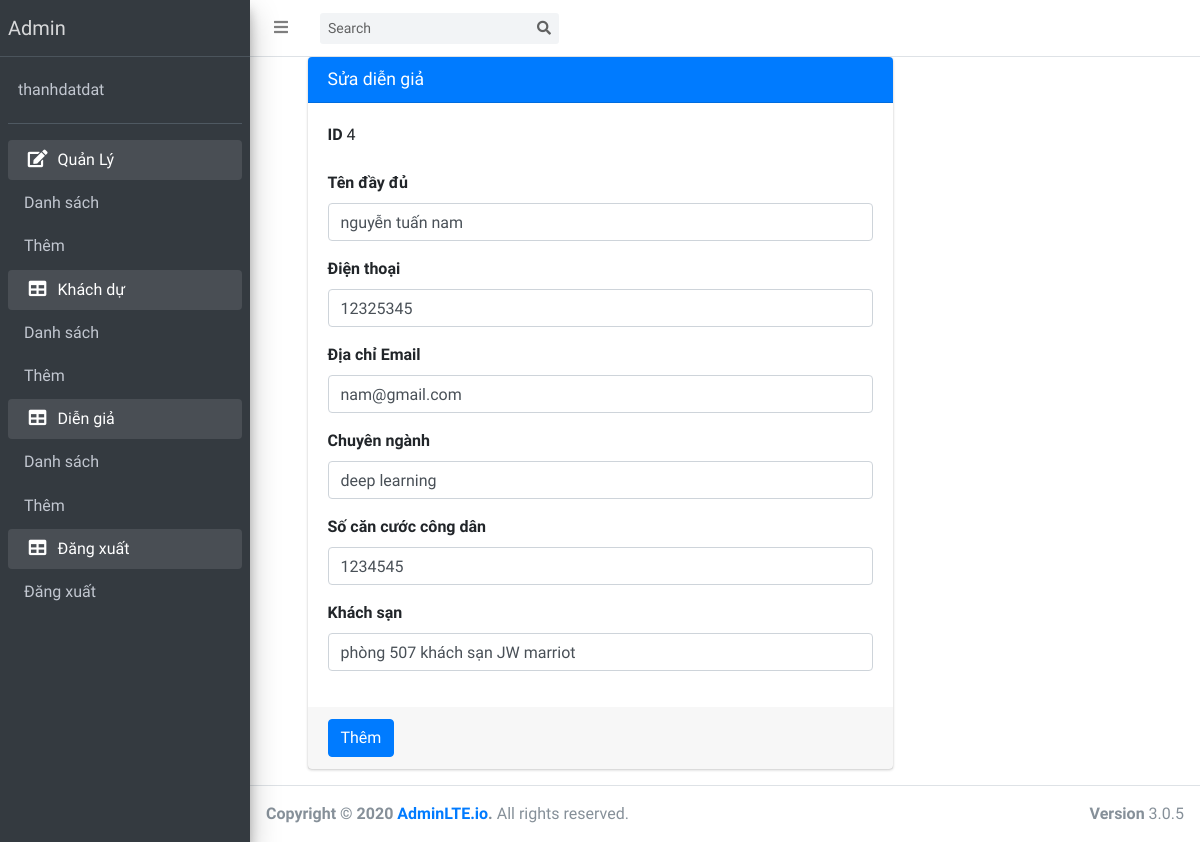
/speaker/edit.php?id=4 (signed in), run on the app's committed database.
### tables this page shows
CREATE TABLE `speaker` (
  `ID` int(100) NOT NULL,
  `name` varchar(100) NOT NULL,
  `phone` varchar(100) NOT NULL,
  `email` varchar(100) NOT NULL,
  `professional` varchar(100) NOT NULL,
  `CCCC` varchar(100) NOT NULL,
  `hotel` varchar(100) NOT NULL
);

### speaker/edit.php (the view, shortened to what this page needs)
<?php
include_once '../database/database.php';
if(isset($_SESSION["username"])){
    include '../layout/header.php';
}else{
    header("location:../login/login.php");
}
$id = $_GET['id'];
$sqlEdit = "SELECT * FROM speaker WHERE ID='$id'";
$query = $conn->prepare($sqlEdit);
$query->execute(array('ID' => $id));
while($row = $query->fetch(PDO::FETCH_ASSOC))
{
    $name = $row['name'];
    $phone = $row['phone'];
    $email = $row['email'];
    $pro = $row['professional'];
    $CCCC = $row['CCCC'];
    $hotel = $row['hotel'];
}
?>
<section class="content">
      <div class="container-fluid">
        <div class="row">
          <div class="col-md-6" style="margin:0 auto">
            <div class="card card-primary">
              <div class="card-header">
                <h3 class="card-title">Sửa diễn giả</h3>
              </div>
              <form  action="" method="post" enctype="multipart/form-data">
                <div class="card-body">
                <div class="form-group">
                <label for="exampleInputUsername">ID</label>
                <?php if(isset($_GET['id'])) {$id = $_GET['id']; echo $id;} ?>
                  </div>
                    <div class="form-group">
                <label for="exampleInputName">Tên đầy đủ</label>
                  <input type="text" class="form-control" name="name" value="<?php echo $name?>">
                </div>
                <div class="form-group">
                <label for="exampleInputPhone">Điện thoại</label>
                <input type="text" class="form-control" name="phone" value="<?php echo $phone?>">
                </div>
                <div class="form-group">
                <label for="exampleInputEmail1">Địa chỉ Email</label>
                  <input type="email" class="form-control"  name="email" value="<?php echo $email?>">
                </div>
                <div class="form-group">
                <label for="exampleInputPro">Chuyên ngành</label>
                  <input type="text" class="form-control" name="professional" value="<?php echo $pro?>">
                </div>
                <div class="form-group">
                <label for="exampleInputCCCC">Số căn cước công dân</label>
                  <input type="text" class="form-control" name="CCCC" value="<?php echo $CCCC?>">
                </div>
                <div class="form-group">
                <label for="exampleInputHotel">Khách sạn</label>
                  <input type="text" class="form-control" name="hotel" value="<?php echo $hotel?>">
                </div>
                </div>
                <div class="card-footer">
                <button type="submit" class="btn btn-primary" name="submit">Thêm</button>
                </div>
              </form>
            </div>
        </div>
      </div>
</section>
<?php include '../layout/footer.php'?>

### data on the page
speaker: name "nguyễn tuấn nam", phone "12325345", email "nam@gmail.com", professional "deep learning", CCCC "1234545", hotel "phòng 507 khách sạn JW marriot"

### other printed values
$_SESSION["username"] "thanhdatdat"
$id "4"
